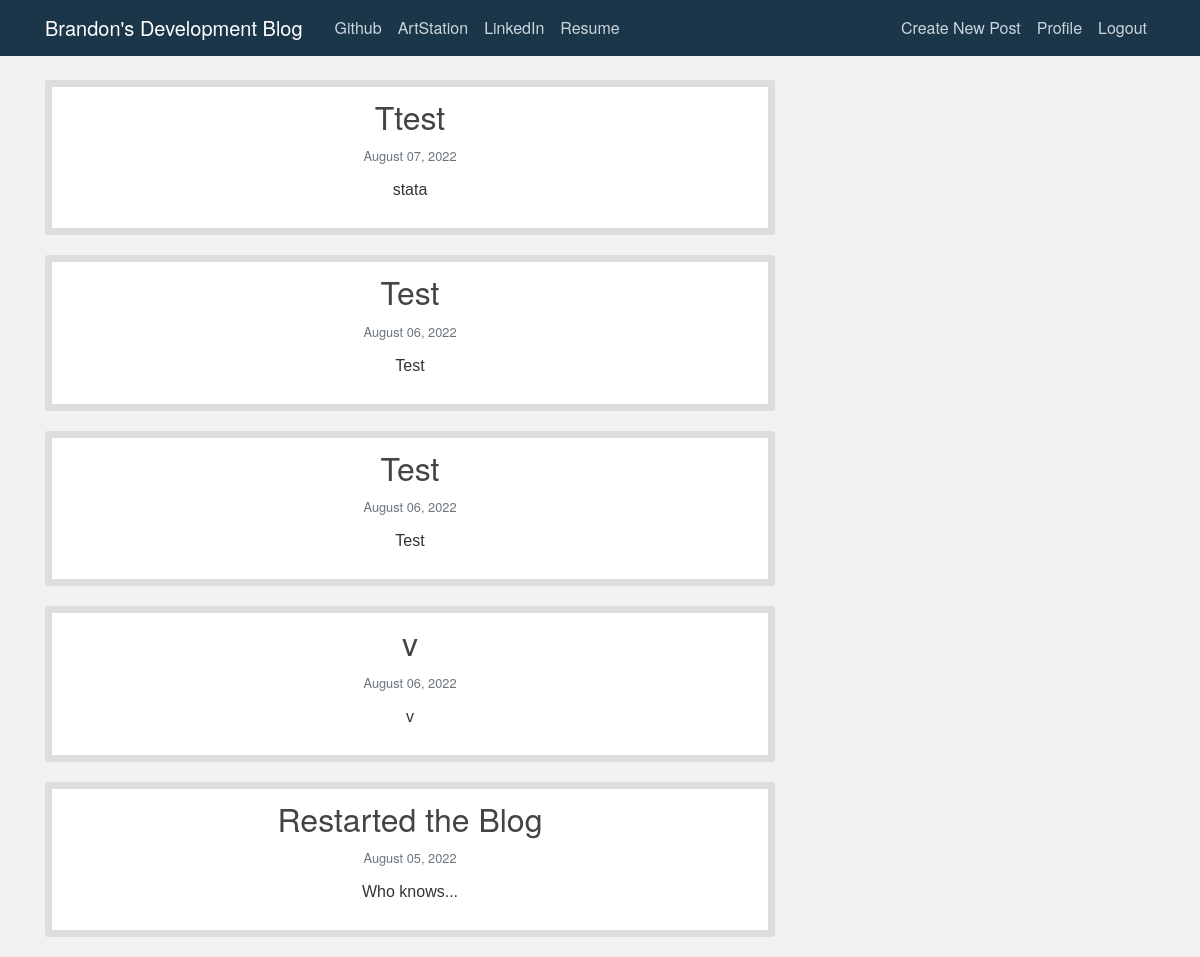
The app's page / (signed in) with its own data.
### blog/models.py (models this page shows, shortened)
class Post(models.Model):
    title = models.CharField(max_length=100)
    content = models.TextField()
    date_posted = models.DateTimeField(
        default=timezone.now
    )  # Uses current time from timezone
    author = models.ForeignKey(User, on_delete=models.CASCADE)

### blog/views.py (the view)
# urls.py: path("", PostListView.as_view(), name="blog-home"),
class PostListView(ListView):
    model = Post
    template_name = "blog/home.html"  # <app>/<model>_<viewtype>.html
    context_object_name = "posts"
    ordering = ["-date_posted"]
    paginate_by = 5

### blog/templates/blog/home.html (shortened to what this page needs)
{% extends 'blog/base.html' %}
{% block content %}
    {% for post in posts %}
        <article class="media content-section">
            <div class="media-body">
                 <h2><a class="article-title" href="{% url 'post-detail' post.id %}">{{ post.title }}</a></h2>
                <div class="article-metadata">
                    <small class="text-muted">{{ post.date_posted|date:"F d, Y" }}</small>
                </div>
                <p class="article-content">{{ post.content }}</p>
            </div>
        </article>
    {% endfor %}
{% endblock content %}

### blog/static/blog/main.css (style rules this page uses)
body { background: #f1f2ef; color: #333333; margin-top: 5rem; }
* { font-family: "Helvetica Neue", Helvetica, Arial, sans-serif; text-align: center; }
h1, h2, h3, h4, h5, h6 { color: #444444; }
.content-section { background: #ffffff; padding: 10px 20px; border: 7px solid #dddddd; border-radius: 3px; margin-bottom: 20px; }
.article-title { color: #444444; text-align: center; }
.article-content { white-space: pre-line; font-family: sans-serif; ; }
.article-metadata { padding-bottom: 1px; margin-bottom: 10px; }

### records on screen
Post: title "Ttest", date_posted "August 07, 2022", content "stata"
Post: title "Test", date_posted "August 06, 2022", content "Test"
Post: title "Test", date_posted "August 06, 2022", content "Test"
Post: title "v", date_posted "August 06, 2022", content "v"
Post: title "Restarted the Blog", date_posted "August 05, 2022", content "Who knows..."
